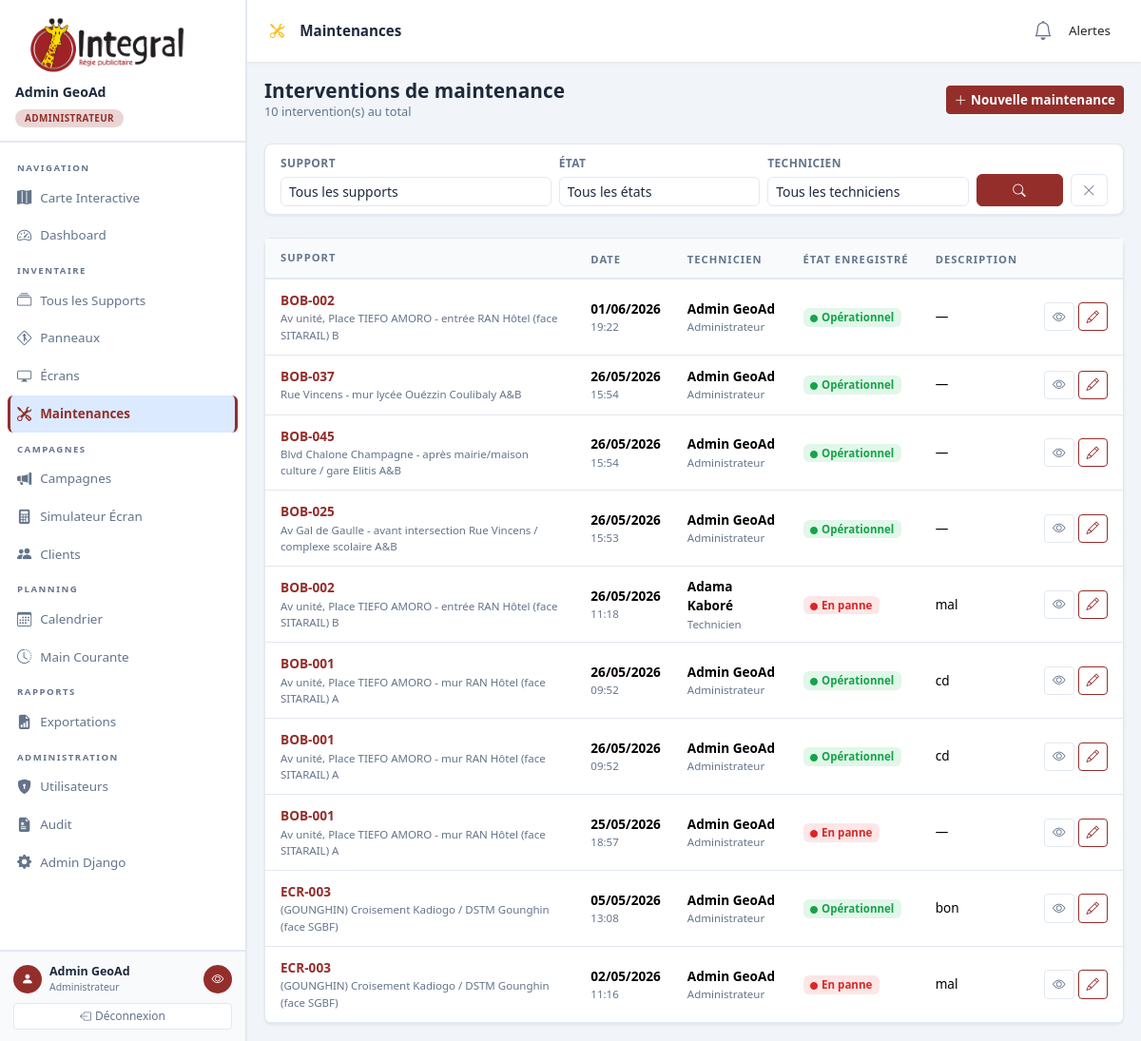
The page /inventory/maintenances/ (signed in) on the database as committed earlier.
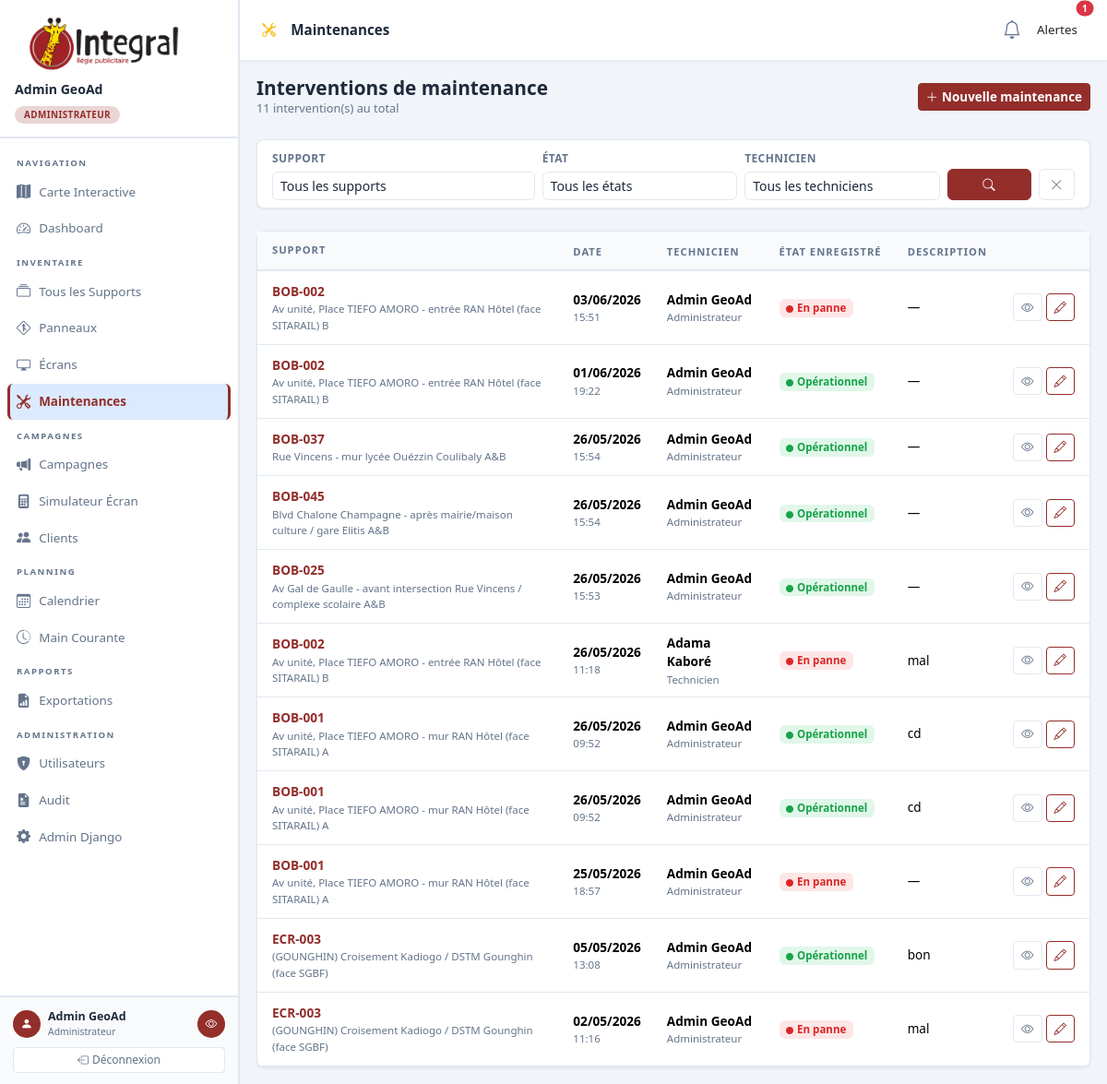
The same page on the database as committed later.
### inventory/models.py (models this page shows, shortened)
class Maintenance(models.Model):
    ETAT_CHOICES = ETAT_CHOICES
    ETAT_BON = ETAT_BON
    ETAT_PANNE = ETAT_PANNE
    support           = models.ForeignKey(
        Support, on_delete=models.CASCADE,
        related_name='maintenances',
        verbose_name="Support"
    )
    effectue_par      = models.ForeignKey(
        settings.AUTH_USER_MODEL, on_delete=models.SET_NULL,
        null=True, blank=True,
        related_name='maintenances',
        verbose_name="Technicien"
    )
    date_intervention = models.DateTimeField(
        default=timezone.now,
        verbose_name="Date d'intervention"
    )
    etat_apres        = models.CharField(
        max_length=20, choices=ETAT_CHOICES,
        verbose_name="État enregistré"
    )
    description       = models.TextField(
        blank=True,
        verbose_name="Description"
    )
    photo             = models.ImageField(
        upload_to=maintenance_photo_upload_path,
        blank=True, null=True,
        verbose_name="Photo"
    )
    class Meta:
        ordering            = ['-date_intervention']
        verbose_name        = "Maintenance"
        verbose_name_plural = "Maintenances"

class Support(models.Model):
    FORMAT_CHOICES = FORMAT_CHOICES
    TYPE_PANNEAU = TYPE_PANNEAU
    TYPE_ECRAN = TYPE_ECRAN
    TYPE_CHOICES = TYPE_CHOICES
    ETAT_BON = ETAT_BON
    ETAT_PANNE = ETAT_PANNE
    ETAT_CHOICES = ETAT_CHOICES
    code        = models.CharField(max_length=30, unique=True, verbose_name="Code interne")
    nom         = models.CharField(max_length=200, verbose_name="Nom / Libellé")
    type_support = models.CharField(max_length=10, choices=TYPE_CHOICES, verbose_name="Type")
    actif        = models.BooleanField(default=True)
    format = models.CharField(
        max_length=20,
        choices=FORMAT_CHOICES,
        blank=True, default='',
        verbose_name="Format & Type",
        help_text="Renseigner uniquement pour les panneaux. Commun aux deux faces.",
    )
    latitude    = models.DecimalField(max_digits=10, decimal_places=7)
    longitude   = models.DecimalField(max_digits=10, decimal_places=7)
    adresse     = models.CharField(max_length=300, blank=True)
    ville       = models.CharField(max_length=100, blank=True, default='Ouagadougou')
    quartier    = models.CharField(max_length=100, blank=True)
    etat        = models.CharField(max_length=20, choices=ETAT_CHOICES, default=ETAT_BON)
    date_installation = models.DateField(auto_now_add=True)
    updated_at  = models.DateTimeField(auto_now=True)
    notes       = models.TextField(blank=True)
    photo_principale = models.ImageField(upload_to='photos/', blank=True, null=True, verbose_name="Photo principale")
    created_at  = models.DateTimeField(auto_now_add=True)
    updated_at  = models.DateTimeField(auto_now=True)
    created_by  = models.ForeignKey(
        settings.AUTH_USER_MODEL, on_delete=models.SET_NULL,
        null=True, blank=True, related_name='supports_created'
    )
    class Meta:
        verbose_name = "Support Publicitaire"
        verbose_name_plural = "Supports Publicitaires"
        ordering = ['code']

### accounts/models.py (models this page shows, shortened)
class User(AbstractUser):
    ROLE_ADMIN      = 'admin'
    ROLE_STAFF      = 'staff'
    ROLE_TECHNICIEN = 'technicien'
    ROLE_CLIENT     = 'client'
    ROLE_CHOICES = [
        (ROLE_ADMIN,      'Administrateur'),
        (ROLE_STAFF,      'Staff Régie'),
        (ROLE_TECHNICIEN, 'Technicien'),
        (ROLE_CLIENT,     'Client'),
    ]
    role           = models.CharField(max_length=20, choices=ROLE_CHOICES, default=ROLE_STAFF)
    telephone      = models.CharField(max_length=30, blank=True)
    avatar         = models.ImageField(upload_to='avatars/', blank=True, null=True)
    client_profile = models.OneToOneField(
        'campaigns.Client', on_delete=models.SET_NULL,
        null=True, blank=True, related_name='user_account'
    )
    class Meta:
        verbose_name        = 'Utilisateur'
        verbose_name_plural = 'Utilisateurs'
    def get_role_display(self):
        return get_choice_label(self, 'role', self.ROLE_CHOICES)
    @property
    def is_admin(self):
        return self.role == self.ROLE_ADMIN or self.is_superuser
    @property
    def is_technicien(self):
        return self.role == self.ROLE_TECHNICIEN
    @property
    def is_client(self):
        return self.role == self.ROLE_CLIENT
    @property
    def client(self):
        """Raccourci : retourne le Client lié ou None."""
        if self.role == self.ROLE_CLIENT:
            return self.client_profile
        return None

### inventory/views.py (the view)
# urls.py: path('maintenances/',                    MaintenanceListView.as_view(),   name='maintenance_list'),
class MaintenanceListView(LoginRequiredMixin, ListView):
    model               = Maintenance
    template_name       = 'inventory/maintenance_list.html'
    context_object_name = 'maintenances'
    paginate_by         = 20
    def get_queryset(self):
        qs = Maintenance.objects.select_related('support', 'effectue_par')
        if self.request.user.is_technicien:
            qs = qs.filter(effectue_par=self.request.user)
        support_id = self.request.GET.get('support')
        etat_apres = self.request.GET.get('etat_apres')
        technicien = self.request.GET.get('technicien')
        if support_id: qs = qs.filter(support_id=support_id)
        if etat_apres: qs = qs.filter(etat_apres=etat_apres)
        if technicien:
            qs = qs.filter(effectue_par_id=technicien)
        return qs
    def get_context_data(self, **kwargs):
        context = super().get_context_data(**kwargs)
        context['etat_choices'] = Maintenance.ETAT_CHOICES
        context['supports']     = Support.objects.filter(actif=True).order_by('code')
        if self.request.user.is_technicien:
            context['techniciens'] = User.objects.filter(
                maintenances__effectue_par=self.request.user
            ).distinct()
        else:
            context['techniciens'] = User.objects.filter(maintenances__isnull=False).distinct()
        return context

### accounts/models.py (called while the page is built)
def get_choice_label(instance, field_name, choices):
    value = getattr(instance, field_name)
    return dict(choices).get(value, value)

### campaigns/context_processors.py (called while the page is built)
def alerts_data(request):
    return {'alertes': get_cached_alertes()}

### campaigns/views.py (called while the page is built, shortened)
def _build_alertes():
    alertes = []
    today = timezone.now().date()
    fin_dans_7j = today + timezone.timedelta(days=2)
    supports_panne = Support.objects.filter(etat='panne').only('code', 'pk')
    for s in supports_panne:
        alertes.append({
            'type': 'danger',
            'msg': f'Support {s.code} en panne',
            'url': reverse('support_detail', args=[s.pk])
        })
    bientot = Campagne.objects.filter(
        statut='en_cours',
        date_fin__range=(today, fin_dans_7j)
    ).only('nom', 'date_fin', 'pk')
    return alertes

def get_cached_alertes():
    res = cache.get('dashboard_alertes')
    if not res:
        res = _build_alertes()
        cache.set('dashboard_alertes', res, 3600)
    return res

### geoad/context_processors.py (called while the page is built)
def design_config(request):
    return {
        'DESIGN': settings.DESIGN_CONFIG,
        'APP_NAME': 'Integral',
    }

### templates/inventory/maintenance_list.html (shortened to what the changed rows need)
{% extends 'base.html' %}
{% load static %}
{% block content %}
<div class="d-flex justify-content-between align-items-center mb-4">
  <div>
    <h1 style="font-size:1.3rem;font-weight:800;margin:0">Interventions de maintenance</h1>
    <p style="color:var(--text-muted);font-size:.8rem;margin:0">{{ page_obj.paginator.count }} intervention(s) au total</p>
  </div>
</div>
{% if maintenances %}
  <div class="card">
    <div class="table-responsive">
      <table class="table table-hover mb-0" style="font-size:.85rem">
        <thead style="background:var(--bg-card);border-bottom:2px solid var(--border)">
          <tr>
            <th style="font-size:.7rem;text-transform:uppercase;letter-spacing:1px;color:var(--text-muted);font-weight:700;padding:.75rem 1rem">Support</th>
            <th style="font-size:.7rem;text-transform:uppercase;letter-spacing:1px;color:var(--text-muted);font-weight:700">Date</th>
            <th style="font-size:.7rem;text-transform:uppercase;letter-spacing:1px;color:var(--text-muted);font-weight:700">Technicien</th>
            <th style="font-size:.7rem;text-transform:uppercase;letter-spacing:1px;color:var(--text-muted);font-weight:700">État enregistré</th>
            <th style="font-size:.7rem;text-transform:uppercase;letter-spacing:1px;color:var(--text-muted);font-weight:700">Description</th>
            <th></th>
          </tr>
        </thead>
        <tbody>
          {% for m in maintenances %}
          <tr>
            <td style="padding:.75rem 1rem">
              <a href="{% url 'support_detail' m.support.pk %}" style="font-weight:700;color:var(--color-primary);text-decoration:none">
                {{ m.support.code }}
              </a>
              <div style="font-size:.72rem;color:var(--text-muted)">{{ m.support.nom }}</div>
            </td>
            <td>
              <div style="font-weight:600">{{ m.date_intervention|date:"d/m/Y" }}</div>
              <div style="font-size:.72rem;color:var(--text-muted)">{{ m.date_intervention|date:"H:i" }}</div>
            </td>
            <td>
              {% if m.effectue_par %}
                <div style="font-weight:600">{{ m.effectue_par.get_full_name|default:m.effectue_par.username }}</div>
                <div style="font-size:.72rem;color:var(--text-muted)">{{ m.effectue_par.get_role_display }}</div>
              {% else %}
                <span style="color:var(--text-muted);font-size:.8rem">—</span>
              {% endif %}
            </td>
            <td>
              {% if m.etat_apres == 'bon' %}
                <span class="badge" style="background:#22c55e22;color:#16a34a;font-size:.72rem">
                  <i class="bi bi-circle-fill me-1" style="font-size:.5rem"></i>Opérationnel
                </span>
              {% elif m.etat_apres == 'maintenance' %}
                <span class="badge" style="background:#f9731622;color:#ea580c;font-size:.72rem">
                  <i class="bi bi-circle-fill me-1" style="font-size:.5rem"></i>Maintenance
                </span>
              {% elif m.etat_apres == 'panne' %}
                <span class="badge" style="background:#ef444422;color:#dc2626;font-size:.72rem">
                  <i class="bi bi-circle-fill me-1" style="font-size:.5rem"></i>En panne
                </span>
              {% else %}
                <span style="color:var(--text-muted);font-size:.8rem">—</span>
              {% endif %}
            </td>
            <td style="max-width:200px">
              <div style="white-space:nowrap;overflow:hidden;text-overflow:ellipsis;color:var(--text-secondary)">
                {{ m.description|default:"—" }}
              </div>
            </td>
            <td class="text-end" style="padding-right:1rem">
              <div class="d-flex gap-1 justify-content-end">
                <a href="{% url 'maintenance_detail' m.pk %}" class="btn btn-outline-secondary btn-sm" title="Détail">
                  <i class="bi bi-eye"></i>
                </a>
                <a href="{% url 'maintenance_update' m.pk %}" class="btn btn-outline-primary btn-sm" title="Modifier">
                  <i class="bi bi-pencil"></i>
                </a>
              </div>
            </td>
          </tr>
          {% endfor %}
        </tbody>
      </table>
    </div>
  </div>
{% endif %}
{% endblock %}

### templates/base.html (shortened to what the changed rows need)
{% load static %}
<!doctype html>
<html lang="fr">
  <head>
    <link href="https://cdn.jsdelivr.net/npm/bootstrap@5.3.2/dist/css/bootstrap.min.css" rel="stylesheet" />
    <link href="https://cdn.jsdelivr.net/npm/bootstrap-icons@1.11.3/font/bootstrap-icons.css" rel="stylesheet" />
    <link rel="stylesheet" href="https://unpkg.com/leaflet@1.9.4/dist/leaflet.css" />
  </head>
  <body>
    <div class="main-wrap">
      <header class="topbar">
        <div class="dropdown">
          <a class="nav-link position-relative d-inline-flex align-items-center cursor-pointer px-2"
            id="alertsDropdown" role="button"
            data-bs-toggle="dropdown" aria-expanded="false">
            <div class="icon-wrapper">
              <i class="bi bi-bell fs-5"></i>
              {% if alertes %}
              <span class="position-absolute top-0 start-100 translate-middle badge rounded-pill bg-danger border border-2 border-white alert-badge">
                {{ alertes|length }}
              </span>
              {% endif %}
            </div>
          </a>
        </div>
      </header>
      <div class="page-content {% block full_page %}{% endblock %}">
        {% block content %}{% endblock %}
      </div>
    </div>
  </body>
</html>

Rows that differ between the two databases and show on the page:
added Maintenance: support.code "BOB-002", support.nom "Av unité, Place TIEFO AMORO - entrée RAN Hôtel (face SITARAIL) B", date_intervention "03/06/2026", date_intervention "15:51", effectue_par.get_full_name "Admin GeoAd", effectue_par.role "Administrateur", etat_apres "panne" (drawn), description "—"
Other text that changed with them:
{{ alertes|length }}: (not shown) → "1"
{{ page_obj.paginator.count }}: "10" → "11"
